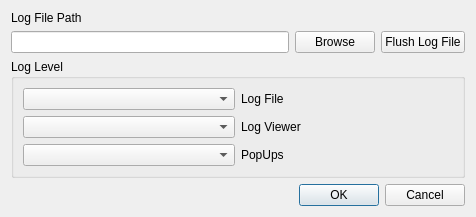
<?xml version="1.0" encoding="UTF-8"?>
<ui version="4.0">
 <class>LogSettingsDialog</class>
 <widget class="QDialog" name="LogSettingsDialog">
  <property name="geometry">
   <rect>
    <x>0</x>
    <y>0</y>
    <width>476</width>
    <height>208</height>
   </rect>
  </property>
  <property name="sizePolicy">
   <sizepolicy hsizetype="Preferred" vsizetype="Fixed">
    <horstretch>0</horstretch>
    <verstretch>0</verstretch>
   </sizepolicy>
  </property>
  <property name="maximumSize">
   <size>
    <width>16777215</width>
    <height>208</height>
   </size>
  </property>
  <property name="windowTitle">
   <string>Log Settings</string>
  </property>
  <property name="windowIcon">
   <iconset resource="icons.qrc">
    <normaloff>:/Toolbar/Log.ico</normaloff>:/Toolbar/Log.ico</iconset>
  </property>
  <property name="locale">
   <locale language="English" country="UnitedStates"/>
  </property>
  <layout class="QVBoxLayout" name="verticalLayout_2">
   <item>
    <widget class="QLabel" name="label">
     <property name="text">
      <string>Log File Path</string>
     </property>
    </widget>
   </item>
   <item>
    <layout class="QHBoxLayout" name="horizontalLayout_4">
     <item>
      <widget class="QLineEdit" name="lineEditPath"/>
     </item>
     <item>
      <widget class="QPushButton" name="buttonBrowse">
       <property name="text">
        <string>Browse</string>
       </property>
      </widget>
     </item>
     <item>
      <widget class="QPushButton" name="buttonFlushLog">
       <property name="text">
        <string>Flush Log File</string>
       </property>
      </widget>
     </item>
    </layout>
   </item>
   <item>
    <widget class="QGroupBox" name="groupBox">
     <property name="title">
      <string>Log Level</string>
     </property>
     <layout class="QVBoxLayout" name="verticalLayout">
      <item>
       <layout class="QHBoxLayout" name="horizontalLayout_3">
        <item>
         <widget class="QComboBox" name="comboBoxFileLevel"/>
        </item>
        <item>
         <widget class="QLabel" name="label_2">
          <property name="text">
           <string>Log File</string>
          </property>
         </widget>
        </item>
       </layout>
      </item>
      <item>
       <layout class="QHBoxLayout" name="horizontalLayout_2">
        <item>
         <widget class="QComboBox" name="comboBoxModelLevel"/>
        </item>
        <item>
         <widget class="QLabel" name="label_3">
          <property name="text">
           <string>Log Viewer</string>
          </property>
         </widget>
        </item>
       </layout>
      </item>
      <item>
       <layout class="QHBoxLayout" name="horizontalLayout">
        <item>
         <widget class="QComboBox" name="comboBoxPopUpLevel"/>
        </item>
        <item>
         <widget class="QLabel" name="label_4">
          <property name="text">
           <string>PopUps</string>
          </property>
         </widget>
        </item>
       </layout>
      </item>
     </layout>
    </widget>
   </item>
   <item>
    <widget class="QDialogButtonBox" name="buttonBox">
     <property name="orientation">
      <enum>Qt::Horizontal</enum>
     </property>
     <property name="standardButtons">
      <set>QDialogButtonBox::Cancel|QDialogButtonBox::Ok</set>
     </property>
    </widget>
   </item>
  </layout>
 </widget>
 <tabstops>
  <tabstop>buttonBrowse</tabstop>
  <tabstop>lineEditPath</tabstop>
  <tabstop>comboBoxFileLevel</tabstop>
  <tabstop>comboBoxModelLevel</tabstop>
  <tabstop>comboBoxPopUpLevel</tabstop>
  <tabstop>buttonFlushLog</tabstop>
  <tabstop>buttonBox</tabstop>
 </tabstops>
 <resources>
  <include location="icons.qrc"/>
 </resources>
 <connections/>
</ui>
